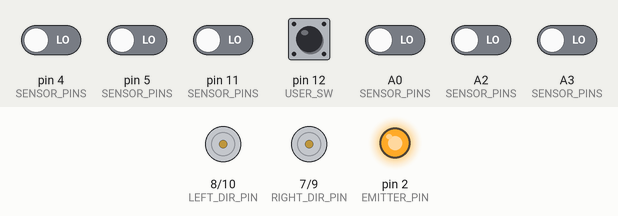
A sketch run on a simulated Arduino Uno, built with avr-gcc and run on an emulated ATmega328P. Shown: direction and speed pins drawn as motors (green arrow = direction pin HIGH = forward, orange = LOW = backward, longer = more drive), output pins drawn as LEDs (lit = HIGH). The test bench sets the inputs (shaded band); at power-on: pin 12 (USER_SW) HIGH, A0 (SENSOR_PINS), A2 (SENSOR_PINS), A3 (SENSOR_PINS), pin 4 (SENSOR_PINS), pin 5 (SENSOR_PINS), pin 11 (SENSOR_PINS) LOW. What the sketch prints to the serial monitor is not drawn.

Above: at 0.8 s.
0.9 s: pin 12 (USER_SW) pulled LOW for 0.15 s
At 1.8 s:
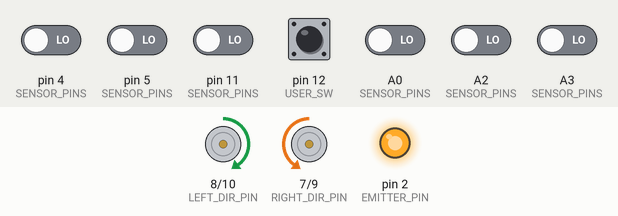
At 3.7 s:
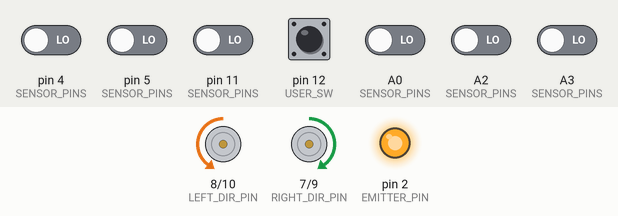
4.0 s: pin 12 (USER_SW) pulled LOW for 1 s
At 5.2 s:
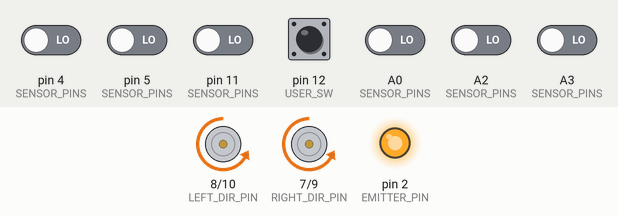
6.5 s: pin 4 (SENSOR_PINS) driven HIGH
At 6.71 s:
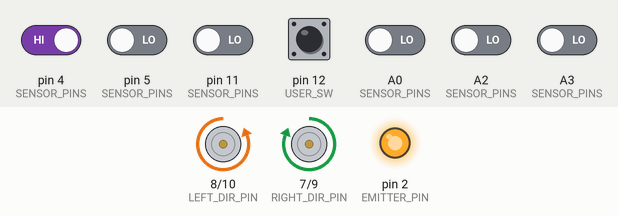
9.5 s: A2 (SENSOR_PINS) driven HIGH
12.5 s: A2 (SENSOR_PINS) driven LOW
15.5 s: A0 (SENSOR_PINS) driven HIGH
Timing chart, 0 to 19.5 s (numbered marks = the images above; inputs shaded):
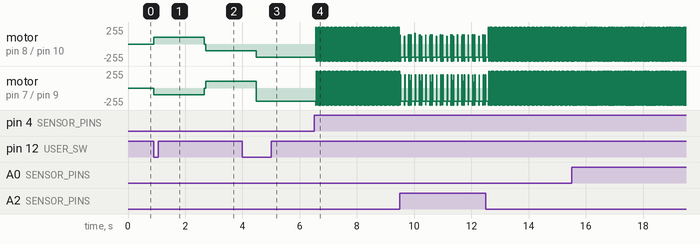

The sketch:

arduino_uno_r4_pid.ino
```cpp
#include <RiaLineSensorR4.h>
#define USER_SW   12

const int8_t EMITTER_PIN = 2; // IR LED 제어 핀
const int RIGHT_DIR_PIN = 7;
const int LEFT_DIR_PIN  = 8;
const int RIGHT_PWM_PIN = 9;
const int LEFT_PWM_PIN  = 10;

const uint8_t NUM_SENSORS = 6;
const uint8_t SENSOR_PINS[NUM_SENSORS] = {
  5, A2, A0, 11, A3, 4
};

// 라인 센서 객체
RiaLineSensorR4 lineSensor(SENSOR_PINS, NUM_SENSORS, EMITTER_PIN);

// 중앙 위치 (readLine()이 0 ~ (N-1)*1000 범위 반환한다고 가정)
// 5*1000/2 = 2500
const int16_t CENTER_POS = (NUM_SENSORS - 1) * 1000 / 2;

// ===================== PID 설정 ==================
float Kp = 0.8f;
float Ki = 0.0f;
float Kd = 0.1f;
float prevError = 0.0f;
float integral =  0.0f;
uint32_t prevTime = 0;
const int BASE_SPEED = 200;   // 직진 기준 속도 (0~255)
const int MAX_SPEED  = 255;   // PWM 최대값

// ================= 모터 제어 함수 ==================
void setMotor(int dirPin, int pwmPin, int speed) {
  // speed: -255 ~ +255
  bool forward = (speed >= 0);
  int pwm = abs(speed);
  if (pwm > 255) pwm = 255;
  digitalWrite(dirPin, forward ? LOW : HIGH);
  analogWrite(pwmPin, pwm);
}

void setMotorSpeeds(int leftSpeed, int rightSpeed) {
  setMotor(LEFT_DIR_PIN, LEFT_PWM_PIN, leftSpeed);
  setMotor(RIGHT_DIR_PIN, RIGHT_PWM_PIN, rightSpeed);
}

void setup() {
  Serial.begin(115200);
  while (!Serial){;}// 시리얼 준비될 때까지 기다림
  pinMode(LEFT_DIR_PIN, OUTPUT);
  pinMode(RIGHT_DIR_PIN, OUTPUT);
  pinMode(LEFT_PWM_PIN, OUTPUT);
  pinMode(RIGHT_PWM_PIN, OUTPUT);
  pinMode(USER_SW, INPUT_PULLUP);

  lineSensor.begin();// 센서 초기화
  setMotorSpeeds(0, 0); // 모터 정지

  Serial.println("Calibration start...");
  Serial.println("로봇을 라인 위에 올려 놓고 SW를 누르세요");
  while(digitalRead(USER_SW)) {;}
  setMotorSpeeds(-100, 100);// 왼쪽 제자리 회전
  // 약 1초 정도 보정 (100회 * 10ms)
  for (int i = 0; i < 100; i++) {
    lineSensor.calibrate(1); // 한 번씩만 읽어서 min/max 갱신
    delay(10);
  }
  setMotorSpeeds(0, 0);delay(50);
  setMotorSpeeds(100, -100);  // 오른쪽 제자리 회전
  // 약 1초 정도 보정 (100회 * 10ms)
  for (int i = 0; i < 100; i++) {
    lineSensor.calibrate(1); // 한 번씩만 읽어서 min/max 갱신
    delay(10);
  }
  setMotorSpeeds(0, 0); // 모터 정지

  Serial.println("Calibration done.");
  Serial.println("USER SW를 누르면 라인트레이싱을 시작");
  while(digitalRead(USER_SW)) {;}
  prevTime = millis();
}

void loop() {
  // ---- 시간 계산 (dt) -----
  uint32_t now = millis();
  float dt = (prevTime == 0) ? 0.01f : (now - prevTime) / 1000.0f;  // 초 단위
  prevTime = now;
  // ----- 라인 위치 읽기 -----
  int16_t pos = lineSensor.readLine(false); // 검은 라인 기준, 0 ~ 5000 근처
  // PID 에러 계산: 중앙(CENTER_POS=2500)에서 얼마나 벗어났는지
  int16_t error_raw = CENTER_POS - pos;   // -2500 ~ +2500
  float  error = (float)error_raw / (float)CENTER_POS; // 대략 -1.0 ~ +1.0
  // ----- PID 계산 -----
  integral += error * dt;
  float derivative = (dt > 0.0f) ? (error - prevError) / dt : 0.0f;
  prevError = error;
  float output = Kp * error + Ki * integral + Kd * derivative;
  // output은 "조향량"의 기본 재료 (왼/오른쪽 모터 속도 차이)
  // ----- PID 출력 → 모터 속도 변환 -----
  // output이 너무 크면 조향이 과격해지므로 적당히 스케일링
  float turn = output * 200.0f; // 필요하다면 이 숫자(200)를 줄이거나 늘려서 감도 조정
  float leftF = BASE_SPEED + turn;
  float rightF = BASE_SPEED - turn;
  int leftSpeed = (int)constrain(leftF, -MAX_SPEED, MAX_SPEED);
  int rightSpeed = (int)constrain(rightF, -MAX_SPEED, MAX_SPEED);
  // ----- 모터 구동 -----
  setMotorSpeeds(leftSpeed, rightSpeed);
  // 디버깅용 시리얼 출력 (원하면 주석 처리)
  // Serial.print("pos=");
  // Serial.print(pos);
  // Serial.print("\t error=");
  // Serial.print(error, 3);
  // Serial.print("\t out=");
  // Serial.print(output, 3);
  // Serial.print("\t L=");
  // Serial.print(leftSpeed);
  // Serial.print("\t R=");
  // Serial.println(rightSpeed);
  delay(10);  // 제어 주기 ≈ 100Hz (너무 작게 하면 시리얼 때문에 지연될 수도 있음)
}
```

RiaLineSensorR4.h
```cpp
#ifndef RIA_LINE_SENSOR_R4_H
#define RIA_LINE_SENSOR_R4_H

#include <Arduino.h>

class RiaLineSensorR4 {
public:
    static const uint8_t MAX_SENSORS = 6;

    // pins: 센서가 연결된 핀 배열
    // numSensors: 센서 개수 (Zumo 기본은 6)
    // emitterPin: IR LED 제어 핀 (예: 2, 없으면 -1)
    RiaLineSensorR4(const uint8_t *pins,
                     uint8_t numSensors,
                     int8_t emitterPin = -1);

    void begin();

    // 원시값 읽기 (0 ~ timeoutMicros, 값이 클수록 어두움)
    void readRaw(uint16_t *values, uint16_t timeoutMicros = 2500);

    // 보정값 초기화
    void resetCalibration();

    // 여러 번 읽어서 min/max 갱신 (로봇을 흰/검정 위로 왔다갔다 시키면서 호출)
    void calibrate(uint8_t iterations = 10, uint16_t timeoutMicros = 2500);

    // 0~1000 범위로 정규화 (0=흰색, 1000=검정)
    void readCalibrated(uint16_t *values, uint16_t timeoutMicros = 2500);

    // 라인 위치 계산 (0 ~ (numSensors-1)*1000)
    // whiteLine == false : 검은 선 (기본)
    // whiteLine == true  : 흰 선
    int16_t readLine(bool whiteLine = false, uint16_t timeoutMicros = 2500);

private:
    uint8_t  _numSensors;
    uint8_t  _pins[MAX_SENSORS];
    int8_t   _emitterPin;

    bool     _calibrated;
    uint16_t _calibMin[MAX_SENSORS];
    uint16_t _calibMax[MAX_SENSORS];

    int32_t  _lastPosition;
};

#endif // RIA_LINE_SENSOR_R4_H
```

Measured:
- after the input at 0.9 s, motor on pin 8 (LEFT_DIR_PIN) / pin 10 (LEFT_PWM_PIN): stopped → forward 100/255 at once, → backward 100/255 1.8 s later; motor on pin 7 (RIGHT_DIR_PIN) / pin 9 (RIGHT_PWM_PIN): stopped → backward 100/255 at once, → forward 100/255 1.8 s later
- after the input at 4.0 s, motor on pin 8 (LEFT_DIR_PIN) / pin 10 (LEFT_PWM_PIN): backward 100/255 → backward 200/255 after 0.49 s; motor on pin 7 (RIGHT_DIR_PIN) / pin 9 (RIGHT_PWM_PIN): forward 100/255 → backward 200/255 after 0.49 s
